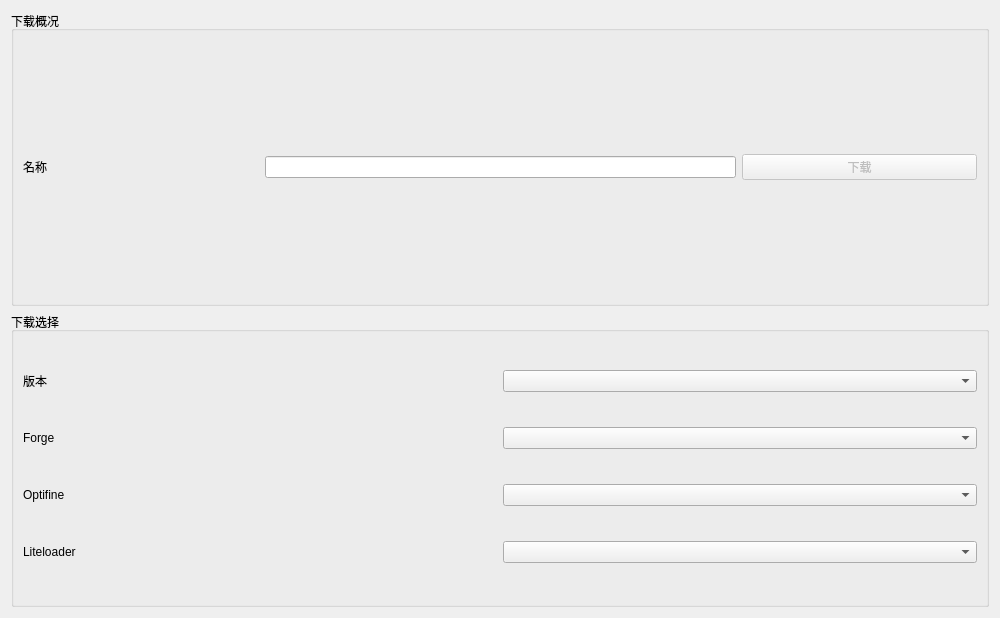
<?xml version="1.0" encoding="UTF-8"?>
<ui version="4.0">
 <class>GameDownloader</class>
 <widget class="QWidget" name="GameDownloader">
  <property name="geometry">
   <rect>
    <x>0</x>
    <y>0</y>
    <width>1000</width>
    <height>618</height>
   </rect>
  </property>
  <property name="windowTitle">
   <string>游戏下载器</string>
  </property>
  <layout class="QGridLayout" name="gridLayout">
   <item row="1" column="0">
    <widget class="QGroupBox" name="groupBox_2">
     <property name="title">
      <string>下载选择</string>
     </property>
     <layout class="QGridLayout" name="gridLayout_3">
      <item row="3" column="1">
       <widget class="QComboBox" name="cb_liteloader"/>
      </item>
      <item row="2" column="1">
       <widget class="QComboBox" name="cb_optifine"/>
      </item>
      <item row="1" column="1">
       <widget class="QComboBox" name="cb_forge"/>
      </item>
      <item row="0" column="1">
       <widget class="QComboBox" name="cb_version"/>
      </item>
      <item row="0" column="0">
       <widget class="QLabel" name="label_2">
        <property name="text">
         <string>版本</string>
        </property>
       </widget>
      </item>
      <item row="1" column="0">
       <widget class="QLabel" name="label_3">
        <property name="text">
         <string>Forge</string>
        </property>
       </widget>
      </item>
      <item row="2" column="0">
       <widget class="QLabel" name="label_4">
        <property name="text">
         <string>Optifine</string>
        </property>
       </widget>
      </item>
      <item row="3" column="0">
       <widget class="QLabel" name="label_5">
        <property name="text">
         <string>Liteloader</string>
        </property>
       </widget>
      </item>
     </layout>
    </widget>
   </item>
   <item row="0" column="0">
    <widget class="QGroupBox" name="groupBox">
     <property name="title">
      <string>下载概况</string>
     </property>
     <layout class="QGridLayout" name="gridLayout_2">
      <item row="0" column="3">
       <widget class="QPushButton" name="pb_download">
        <property name="enabled">
         <bool>false</bool>
        </property>
        <property name="text">
         <string>下载</string>
        </property>
       </widget>
      </item>
      <item row="0" column="1" colspan="2">
       <widget class="QLineEdit" name="le_name"/>
      </item>
      <item row="0" column="0">
       <widget class="QLabel" name="label">
        <property name="text">
         <string>名称</string>
        </property>
       </widget>
      </item>
     </layout>
    </widget>
   </item>
  </layout>
 </widget>
 <resources/>
 <connections/>
</ui>
